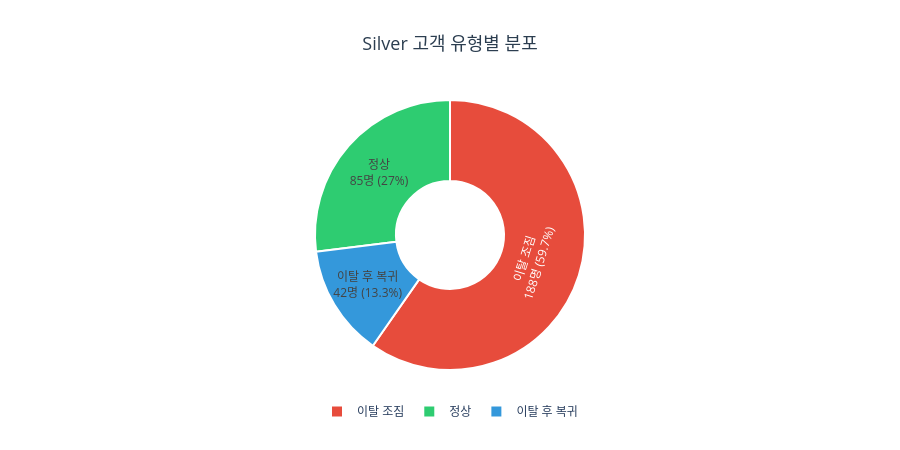

The code cell stored with this chart in its notebook:
### Code cell
labels = ['정상', '이탈 후 복귀', '이탈 조짐']
values = [total_정상, total_복귀, total_churn]
colors = ['#2ecc71', '#3498db', '#e74c3c']

fig = go.Figure(go.Pie(
    labels=labels,
    values=values,
    marker=dict(colors=colors, line=dict(color='white', width=2)),
    textinfo='label+percent+value',
    texttemplate='%{label}<br>%{value}명 (%{percent})',
    hole=0.4
))

fig.update_layout(
    title=dict(
        text='Silver 고객 유형별 분포',
        font=dict(size=18, color='#2c3e50'),
        x=0.5, xanchor='center'
    ),
    legend=dict(orientation='h', yanchor='top', y=-0.1, xanchor='center', x=0.5),
    height=450
)
fig.show()

### Figure 1 — Plotly figure (JSON) as saved in the notebook; plotly's stock layout.template omitted (floating-point values rounded to 4 significant figures)
{"data": [{"hole": 0.4, "labels": ["정상", "이탈 후 복귀", "이탈 조짐"], "marker": {"colors": ["#2ecc71", "#3498db", "#e74c3c"], "line": {"color": "white", "width": 2}}, "textinfo": "label+percent+value", "texttemplate": "%{label}<br>%{value}명 (%{percent})", "type": "pie", "values": [85, 42, 188]}], "layout": {"height": 450, "legend": {"orientation": "h", "x": 0.5, "xanchor": "center", "y": -0.1, "yanchor": "top"}, "title": {"font": {"color": "#2c3e50", "size": 18}, "text": "Silver 고객 유형별 분포", "x": 0.5, "xanchor": "center"}}}
